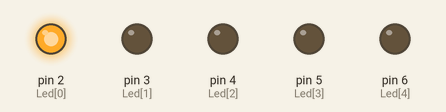
A sketch run on a simulated Arduino Uno, built with avr-gcc and run on an emulated ATmega328P. Parts: output pins drawn as LEDs (lit = HIGH).

Above: at 0.15 s.
At 1.05 s:
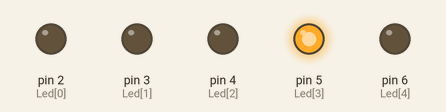
At 2.25 s:
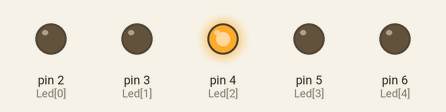
At 4.5 s:
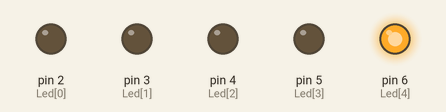
At 6.45 s:
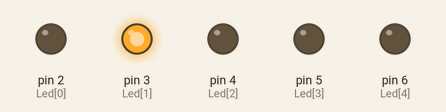
Timing chart, 0 to 6.9 s (numbered marks = the images above):
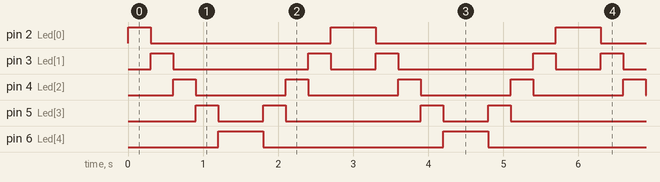

Measured:
- by itself, pin 2 (Led[0]): repeats every 3.0 s: LOW 2.4 s, HIGH 0.60 s
- by itself, pin 3 (Led[1]): repeats every 3.0 s: LOW 1.8 s, HIGH 0.30 s, LOW 0.60 s, HIGH 0.30 s
- by itself, pin 4 (Led[2]): alternates HIGH for 0.30 s and LOW for 1.2 s
- by itself, pin 5 (Led[3]): repeats every 3.0 s: LOW 0.60 s, HIGH 0.30 s, LOW 1.8 s, HIGH 0.30 s
- by itself, pin 6 (Led[4]): alternates HIGH for 0.60 s and LOW for 2.4 s

The sketch:

EXP_1_5leds.ino
```cpp
// Define the pins for the LEDs
int Led[] = {2, 3, 4, 5, 6};
int LoopLed = 5;
int SwitchPin1=8;
int SwitchPin2=9;

void setup() {
  // Set the LED pins as OUTPUT
  for (int i = 0; i < LoopLed; i++) {
    pinMode(Led[i], OUTPUT);
  }
}

void loop() {

  for (int i = 0; i < LoopLed; i++) {
    digitalWrite(Led[i], HIGH);
    delay(300);
    digitalWrite(Led[i], LOW);
  }

  // Run the LEDs from right to left
  for (int i = LoopLed - 1; i >= 0; i--) {
    digitalWrite(Led[i], HIGH);
    delay(300);
    digitalWrite(Led[i], LOW);
  }
}
```
